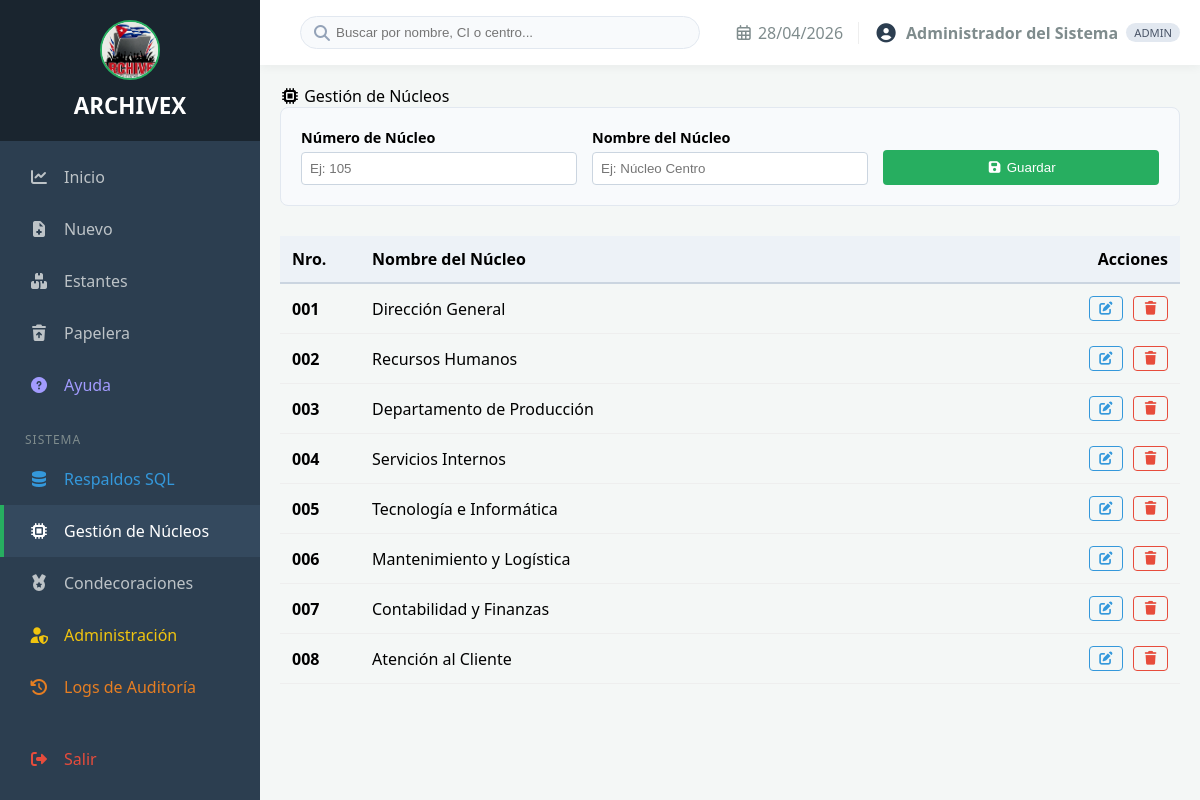
Page /index.php?controller=admin&action=nucleos (signed in) on the committed database.
### tables this page shows
CREATE TABLE `nucleos` (
  `id` int(11) NOT NULL AUTO_INCREMENT,
  `nombre` varchar(100) NOT NULL,
  `numero_nucleo` varchar(20) NOT NULL,
  PRIMARY KEY (`id`),
  UNIQUE KEY `numero_nucleo` (`numero_nucleo`)
);

### app/config/config.php (called while the page is built, shortened)
<?php
class Database {
    private static $instance = null;
    public static function getConnection() {
        if (self::$instance === null) {
            try {
                self::$instance = new PDO(
                    "mysql:host=" . DB_HOST . ";dbname=" . DB_NAME . ";charset=utf8mb4",
                    DB_USER, DB_PASS,
                    [PDO::ATTR_ERRMODE => PDO::ERRMODE_EXCEPTION, PDO::ATTR_DEFAULT_FETCH_MODE => PDO::FETCH_ASSOC]
                );
            } catch (PDOException $e) {
                die("Error de conexión: " . $e->getMessage());
            }
        }
        return self::$instance;
    }
}

### app/controllers/AdminController.php (called while the page is built, shortened)
<?php
class AdminController {
    private $db;
    public function __construct() {
        $this->db = Database::getConnection();
    }
    public function nucleos() {
        $stmt = $this->db->query("SELECT * FROM nucleos ORDER BY numero_nucleo ASC");
        $nucleos = $stmt->fetchAll();
        $view = __DIR__ . '/../../views/admin/nucleos.php';
        require_once __DIR__ . '/../../views/layout/main.php';
    }
}

### views/admin/nucleos.php (the view, shortened to what this page needs)
<div class="card-ficha">
    <div class="card-title">
        <i class="fas fa-microchip"></i> Gestión de Núcleos
    </div>
    <form action="index.php?controller=admin&action=guardarNucleo" method="POST" id="formNucleo"
          style="display: grid; grid-template-columns: repeat(auto-fit, minmax(200px, 1fr)); gap: 15px; background: #f8fafc; padding: 20px; border-radius: 8px; margin-bottom: 30px; border: 1px solid #e2e8f0;">
        <div class="form-group">
            <label style="display:block; margin-bottom:5px; font-size:0.9rem; font-weight:bold;">Número de Núcleo</label>
            <input type="text" name="numero_nucleo" id="n_numero" required placeholder="Ej: 105"
                   style="width:100%; padding:8px; border:1px solid #cbd5e0; border-radius:4px;">
        </div>
        <div class="form-group">
            <label style="display:block; margin-bottom:5px; font-size:0.9rem; font-weight:bold;">Nombre del Núcleo</label>
            <input type="text" name="nombre" id="n_nombre" required placeholder="Ej: Núcleo Centro"
                   style="width:100%; padding:8px; border:1px solid #cbd5e0; border-radius:4px;">
        </div>
        <div class="form-group" style="display: flex; align-items: flex-end; gap:10px;">
            <button type="submit" class="btn-confirm" style="flex:1; padding: 10px; background: var(--accent-color); color:white; border:none; border-radius:4px; cursor:pointer;">
                <i class="fas fa-save"></i> Guardar
            </button>
        </div>
    </form>
    <div style="overflow-x: auto;">
        <table style="width: 100%; border-collapse: collapse;">
            <thead>
                <tr style="background: #edf2f7; text-align: left;">
                    <th style="padding: 12px; border-bottom: 2px solid #cbd5e0; width: 80px;">Nro.</th>
                    <th style="padding: 12px; border-bottom: 2px solid #cbd5e0;">Nombre del Núcleo</th>
                    <th style="padding: 12px; border-bottom: 2px solid #cbd5e0; text-align: right;">Acciones</th>
                </tr>
            </thead>
            <tbody>
                <?php foreach($nucleos as $n): ?>
                <tr style="border-bottom: 1px solid #eee;">
                    <td style="padding: 12px;"><strong><?php echo htmlspecialchars($n['numero_nucleo']); ?></strong></td>
                    <td style="padding: 12px;"><?php echo htmlspecialchars($n['nombre']); ?></td>
                    <td style="padding: 12px; text-align: right; display: flex; justify-content: flex-end; gap: 10px;">
                        <button onclick="editarNucleo(<?php echo htmlspecialchars(json_encode($n)); ?>)"
                                style="background:none; border:1px solid #3498db; color:#3498db; padding:4px 8px; border-radius:4px; cursor:pointer;" title="Editar">
                            <i class="fas fa-edit"></i>
                        </button>
                        <button onclick="confirmarEliminar(<?php echo $n['id']; ?>)"
                                style="background:none; border:1px solid #e74c3c; color:#e74c3c; padding:4px 8px; border-radius:4px; cursor:pointer;" title="Eliminar">
                            <i class="fas fa-trash"></i>
                        </button>
                    </td>
                </tr>
                <?php endforeach; ?>
            </tbody>
        </table>
    </div>
</div>

### public/index.php (shortened to what this page needs)
<?php
require_once '../app/config/config.php';
spl_autoload_register(function ($class) {
    $baseDir = __DIR__ . '/../app/';
    $paths = ['controllers/', 'models/'];
    foreach ($paths as $path) {
        $file = $baseDir . $path . $class . '.php';
        if (file_exists($file)) {
            return;
        }
    }
});
$controllerParam = isset($_GET['controller']) ? $_GET['controller'] : 'auth';
$action = isset($_GET['action']) ? $_GET['action'] : 'index';
$controllerName = ucfirst($controllerParam) . 'Controller';
if (class_exists($controllerName)) {
    $controller = new $controllerName();
    if (method_exists($controller, $action)) {
        $controller->$action();
    } else {
        die("Error: La acción '$action' no existe en el controlador '$controllerName'.");
    }
} else {
    die("Error: El archivo del controlador existe pero la clase '$controllerName' no está definida dentro, o el archivo no se encuentra en app/controllers/.");
}

### views/layout/main.php (shortened to what this page needs)
<!DOCTYPE html>
<html lang="es">
<head>
    <link rel="stylesheet" href="public/css/css/all.min.css">
</head>
<body>
    <div class="sidebar" id="sidebar">
        <div class="sidebar-header">
            <img src="public/img/favicon.png" alt="Logo" class="sidebar-logo">
            ARCHIVEX
        </div>
        <div class="menu-container">
            <a href="index.php?controller=dashboard" class="menu-item"><i class="fas fa-chart-line"></i> Inicio</a>
            <a href="index.php?controller=militante&action=nuevo" class="menu-item"><i class="fas fa-file-medical"></i> Nuevo</a>
            <a href="index.php?controller=estante" class="menu-item"><i class="fas fa-boxes"></i> Estantes</a>
            <a href="index.php?controller=papelera&action=index" class="menu-item"><i class="fas fa-trash-restore"></i> Papelera</a>
            <a href="index.php?controller=ayuda&action=index" class="menu-item menu-ayuda">
                <i class="fas fa-question-circle"></i> Ayuda
            </a>
            <?php if(isset($_SESSION['usuario_rol']) && $_SESSION['usuario_rol'] === 'admin'): ?>
                <div style="padding: 20px 25px 5px; font-size: 0.75rem; color: #7f8c8d; text-transform: uppercase; letter-spacing: 1px;">SISTEMA</div>
                <a href="index.php?controller=backup" class="menu-item" style="color: #3498db;">
                    <i class="fas fa-database"></i> Respaldos SQL
                </a>
                <a href="index.php?controller=admin&action=nucleos" class="menu-item">
                    <i class="fas fa-microchip"></i> Gestión de Núcleos
                </a>
                <a href="index.php?controller=admin&action=condecoraciones" class="menu-item">
                    <i class="fas fa-medal"></i> Condecoraciones
                </a>
                <a href="index.php?controller=admin&action=usuarios" class="menu-item" style="color: #f1c40f;">
                    <i class="fas fa-user-shield"></i> Administración
                </a>
                <a href="index.php?controller=admin&action=verLogs" class="menu-item" style="color: #e67e22;">
                    <i class="fas fa-history"></i> Logs de Auditoría
                </a>
            <?php endif; ?>
            <a href="index.php?controller=auth&action=logout" class="menu-item" style="color: #e74c3c; margin-top: 20px;"><i class="fas fa-sign-out-alt"></i> Salir</a>
        </div>
    </div>
    <div class="main-content">
        <div class="header">
            <div class="search-container">
                <form action="index.php" method="GET" class="search-form">
                    <i class="fas fa-search search-icon"></i>
                    <input type="text" name="q" class="search-input" placeholder="Buscar por nombre, CI o centro..." required value="<?php echo $_GET['q'] ?? ''; ?>">
                </form>
            </div>
            <div class="user-meta" style="color: #7f8c8d; display: flex; align-items: center; gap: 15px;">
                <span class="d-none-mobile"><i class="far fa-calendar-alt"></i> <?php echo date('d/m/Y'); ?></span>
                <div class="user-info" style="border-left: 1px solid #eee; padding-left: 15px; display: flex; align-items: center; gap: 8px;">
                    <i class="fas fa-user-circle" style="color: var(--primary-color); font-size: 1.2rem;"></i>
                    <strong><span><?php echo $_SESSION['usuario_nombre'] ?? 'Usuario'; ?></span></strong>
                    <span class="badge-role"><?php echo $_SESSION['usuario_rol'] ?? ''; ?></span>
                </div>
            </div>
        </div>
        <div class="container">
            <?php if(isset($view) && file_exists($view)) { include($view); } else { echo "Vista no encontrada."; } ?>
        </div>
    </div>
</body>
</html>

### views/layout/main.php (style rules this page uses)
:root { --sidebar-width: 260px; --header-height: auto; --primary-color: #2c3e50; --accent-color: #27ae60; --danger-color: #e74c3c; --text-muted: #bdc3c7; --bg-body: #f4f7f6; }
* { box-sizing: border-box; }
body { margin: 0; display: flex; background: var(--bg-body); font-family: 'Segoe UI', system-ui, -apple-system, sans-serif; overflow-x: hidden; }
.sidebar { width: var(--sidebar-width); background: var(--primary-color); height: 100vh; color: white; position: fixed; left: 0; top: 0; transition: all 0.3s ease; z-index: 1100; display: flex; flex-direction: column; }
.sidebar-header { padding: 20px; text-align: center; background: #1a252f; font-weight: bold; font-size: 1.4rem; display: flex; flex-direction: column; align-items: center; gap: 10px; }
.sidebar-logo { width: 60px; height: 60px; border-radius: 50%; border: 2px solid var(--accent-color); background: white; object-fit: cover; }
.menu-container { flex: 1; overflow-y: auto; padding-top: 10px; }
.menu-item { padding: 15px 25px; display: flex; align-items: center; color: var(--text-muted); text-decoration: none; transition: 0.3s; border-left: 4px solid transparent; }
.menu-item:hover, .menu-item.active { background: #34495e; color: white; border-left-color: var(--accent-color); }
.menu-item i { margin-right: 15px; width: 20px; text-align: center; }
.menu-ayuda { color: #a29bfe !important; }
.main-content { margin-left: var(--sidebar-width); width: calc(100% - var(--sidebar-width)); transition: all 0.3s ease; min-height: 100vh; }
.header { min-height: 65px; background: white; display: flex; align-items: center; justify-content: space-between; padding: 10px 20px; box-shadow: 0 2px 10px rgba(0,0,0,0.05); position: sticky; top: 0; z-index: 900; flex-wrap: wrap; }
.search-container { flex: 1; max-width: 400px; margin: 0 20px; }
.search-form { position: relative; display: flex; align-items: center; }
.search-input { width: 100%; padding: 8px 15px 8px 35px; border: 1px solid #e2e8f0; border-radius: 20px; background: #f8fafc; outline: none; }
.search-icon { position: absolute; left: 12px; color: #94a3b8; }
.container { padding: 20px; max-width: 1200px; margin: 0 auto; }
.badge-role { font-size: 0.7rem; padding: 2px 8px; border-radius: 10px; background: #e2e8f0; color: #4a5568; text-transform: uppercase; }

### rows in the picture
nucleos: numero_nucleo "001", nombre "Dirección General"
nucleos: numero_nucleo "002", nombre "Recursos Humanos"
nucleos: numero_nucleo "003", nombre "Departamento de Producción"
nucleos: numero_nucleo "004", nombre "Servicios Internos"
nucleos: numero_nucleo "005", nombre "Tecnología e Informática"
nucleos: numero_nucleo "006", nombre "Mantenimiento y Logística"
nucleos: numero_nucleo "007", nombre "Contabilidad y Finanzas"
nucleos: numero_nucleo "008", nombre "Atención al Cliente"

### other values in the picture
$_SESSION['usuario_nombre'] "Administrador del Sistema"
$_SESSION['usuario_rol'] "ADMIN"
